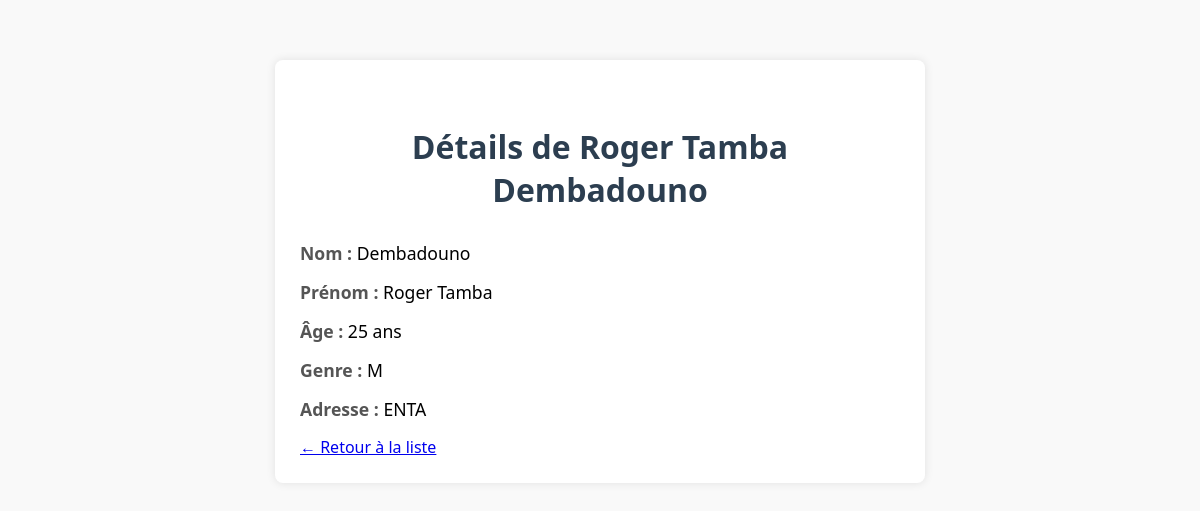
The app's page /personnes/personnes/2/detail/ with its own data.
### app1/models.py (models this page shows, shortened)
class Personne(models.Model):
    nom = models.CharField(max_length=100)         # Champ texte pour le nom
    prenom = models.CharField(max_length=100)      # Champ texte pour le prénom
    age = models.IntegerField()                    # Champ numérique pour l'âge
    genre = models.CharField(max_length=10)        # Champ texte pour le genre (M/F/autre)
    adresse = models.CharField(max_length=255)     # Champ texte pour l'adresse

### app1/views.py (the view)
# urls.py: path('personnes/<int:id>/detail/', views.detail_personne, name='detail_personne'),
def detail_personne(request, id):
    personne = get_object_or_404(Personne, pk=id)
    return render(request, 'detail.html', {'personne': personne})

### app1/templates/detail.html (shortened to what this page needs)
<!DOCTYPE html>
<html lang="fr">
<head>
    {% load static %}
    <link rel="stylesheet" href="{% static 'css/style.css' %}">
</head>
<body>
    <div class="detail-container">
        <h1>Détails de {{ personne.prenom }} {{ personne.nom }}</h1>
        <div class="info"><span class="label">Nom :</span> {{ personne.nom }}</div>
        <div class="info"><span class="label">Prénom :</span> {{ personne.prenom }}</div>
        <div class="info"><span class="label">Âge :</span> {{ personne.age }} ans</div>
        <div class="info"><span class="label">Genre :</span> {{ personne.genre }}</div>
        <div class="info"><span class="label">Adresse :</span> {{ personne.adresse }}</div>
        <div class="btn-retour">
            <a href="{% url 'liste_personnes' %}">← Retour à la liste</a>
        </div>
    </div>
</body>
</html>

### app1/static/css/style.css (style rules this page uses)
body { font-family: 'Segoe UI', sans-serif; background-color: #f9f9f9; margin: 0; padding: 0; }
h1 { text-align: center; margin-top: 40px; color: #2c3e50; }

### app1/templates/detail.html (style rules this page uses)
.detail-container { width: 50%; margin: 60px auto; padding: 25px; border-radius: 8px; box-shadow: 0 0 10px rgba(0,0,0,0.1); background-color: #fff; font-family: 'Segoe UI', sans-serif; }
.detail-container h1 { text-align: center; margin-bottom: 30px; color: #2c3e50; }
.info { margin-bottom: 15px; font-size: 1.1em; }
.label { font-weight: bold; color: #555; }

### records on screen
Personne: prenom "Roger Tamba", nom "Dembadouno", age "25", genre "M", adresse "ENTA"
